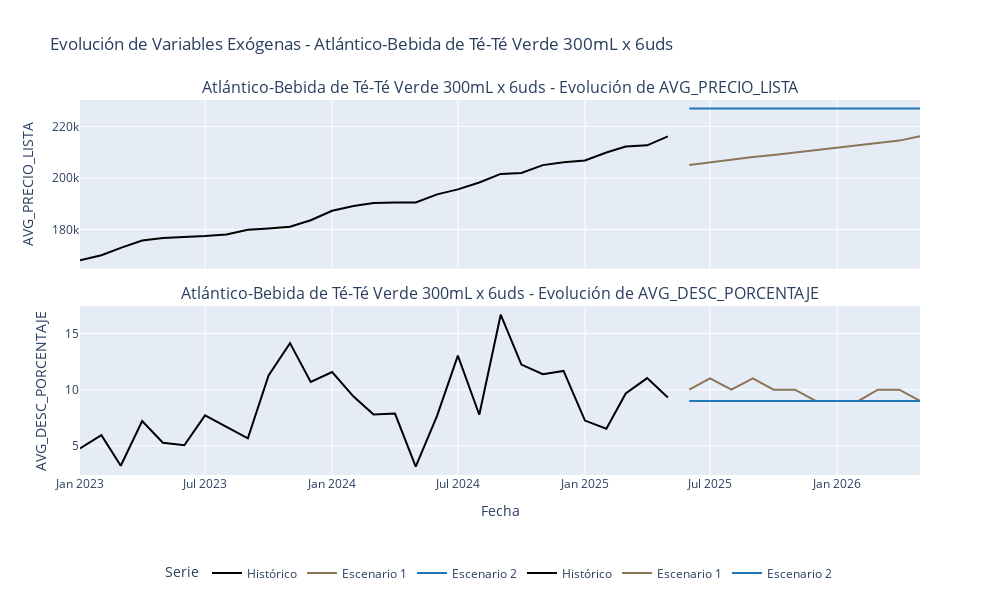
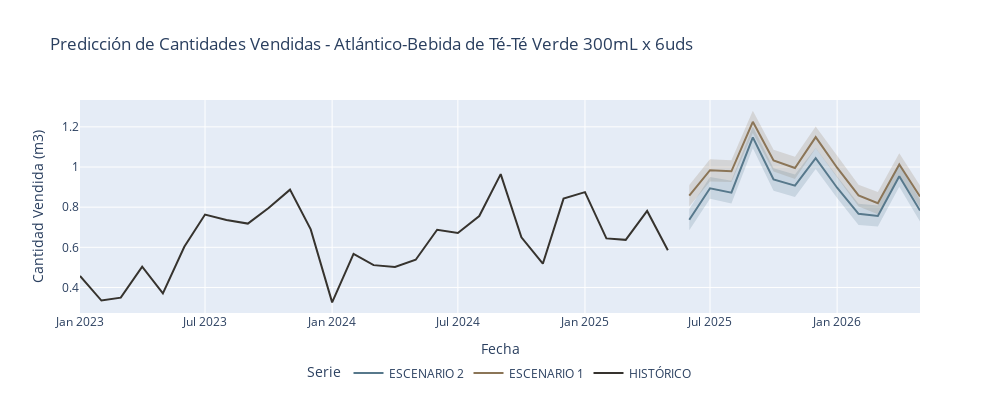
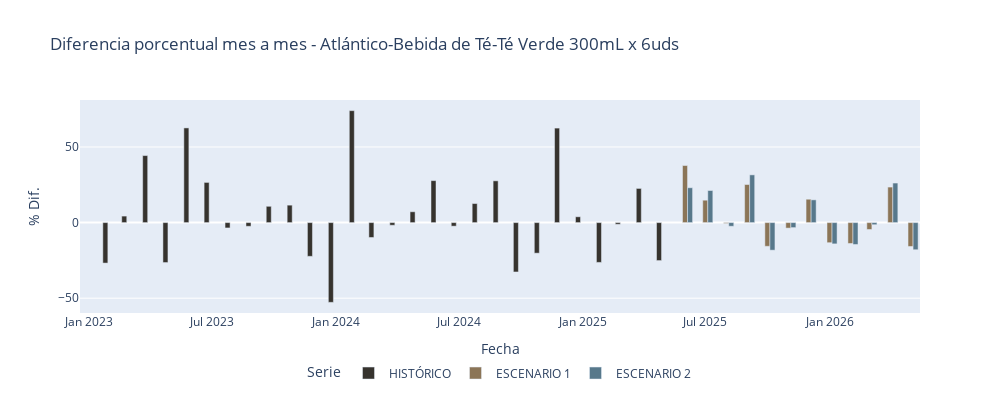
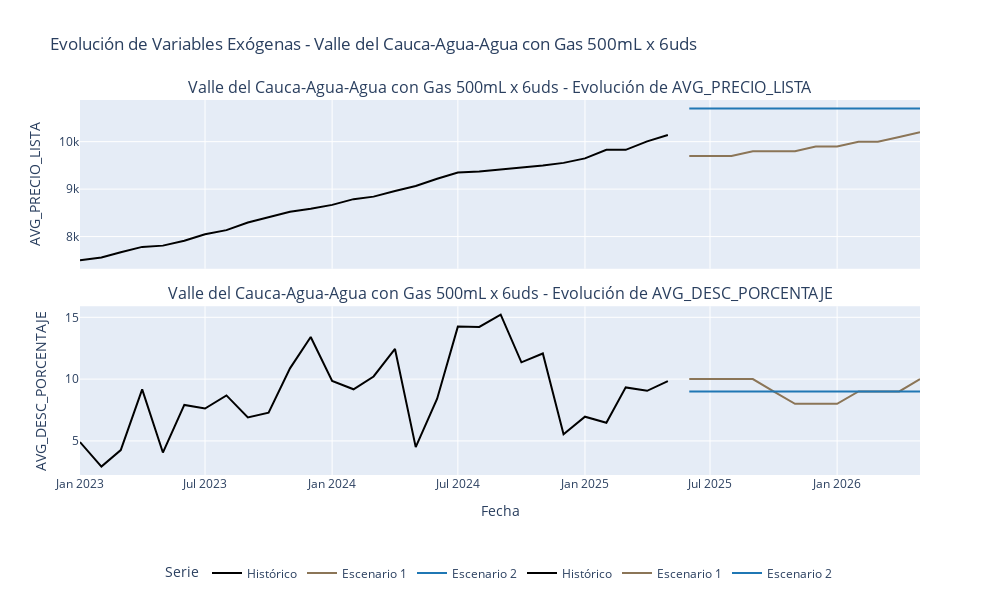

Notebook code cell kept with these figures, in order:
### Markdown cell above
## 7. Visualización Aleatoria del 10% de los Grupos

Seleccionamos aleatoriamente el 10% de los grupos y graficamos para cada uno: evolución de variables exógenas, resultados de predicción, diferencias porcentuales mes a mes y tendencias.

### Code cell
# Seleccionar 10% de los grupos al azar para visualización
grupos_sample = random.sample(list(grupos), max(1, int(0.01 * len(grupos))))
print(f"Grupos seleccionados para visualización: {grupos_sample}")

# Create df_resultados from resultados_todos
df_resultados = pd.concat(resultados_todos, ignore_index=True) if resultados_todos else pd.DataFrame()

import re

def hex_to_rgba(hex_color, alpha=0.2):
    """Convert hex color string to rgba string with given alpha."""
    hex_color = hex_color.lstrip('#')
    if len(hex_color) == 6:
        r, g, b = tuple(int(hex_color[i:i+2], 16) for i in (0, 2, 4))
        return f'rgba({r},{g},{b},{alpha})'
    else:
        # fallback to gray if invalid
        return f'rgba(128,128,128,{alpha})'

for grupo in grupos_sample:
    df_g = df_resultados[df_resultados['REGION_CATEGORIA_PRODUCTO'] == grupo].copy()
    if df_g.empty:
        logging.warning(f"No hay datos para el grupo {grupo} en df_resultados")
        continue

    # Evolución de variables exógenas con Plotly
    fig_exog = sp.make_subplots(rows=len(exog_vars), cols=1, 
                                subplot_titles=[f'{grupo} - Evolución de {var}' for var in exog_vars],
                                shared_xaxes=True, vertical_spacing=0.1)

    for i, var in enumerate(exog_vars, start=1):
        hist_g = df_hist[df_hist['REGION_CATEGORIA_PRODUCTO'] == grupo].copy()
        fcst1_g = df_fcst1[df_fcst1['REGION_CATEGORIA_PRODUCTO'] == grupo].copy()
        fcst2_g = df_fcst2[df_fcst2['REGION_CATEGORIA_PRODUCTO'] == grupo].copy()
        
        # Add traces for each dataset
        fig_exog.add_trace(
            go.Scatter(x=hist_g['MES'], y=hist_g[var], mode='lines', name='Histórico', 
                        line=dict(color='black')),
            row=i, col=1
        )
        fig_exog.add_trace(
            go.Scatter(x=fcst1_g['MES'], y=fcst1_g[var], mode='lines', name='Escenario 1', 
                        line=dict(color='#8B7557')),  
            row=i, col=1
        )
        fig_exog.add_trace(
            go.Scatter(x=fcst2_g['MES'], y=fcst2_g[var], mode='lines', name='Escenario 2', 
                        line=dict(color='#1f77b4')),  
            row=i, col=1
        )

    # Update layout
    fig_exog.update_layout(
        height=300 * len(exog_vars), width=1000,
        title_text=f'Evolución de Variables Exógenas - {grupo}',
        showlegend=True,
                legend_title='Serie',
        legend=dict(
            orientation='h',
            yanchor='bottom',
            y=-0.3,
            x=0.5,
            xanchor='center')
    )
    fig_exog.update_xaxes(title_text='Fecha', row=len(exog_vars), col=1)
    for i, var in enumerate(exog_vars, start=1):
        fig_exog.update_yaxes(title_text=var, row=i, col=1)
    fig_exog.show()

    # Resultados de predicción con intervalos de confianza
    fig = go.Figure()
    color_list = ['#36332E', '#8B7557', '#57788B']
    for tipo, color in zip(['HISTÓRICO', 'ESCENARIO 1', 'ESCENARIO 2'], color_list):
        df_tipo = df_g[df_g['TIPO'] == tipo]
        # Add main prediction line
        fig.add_trace(go.Scatter(
            x=df_tipo['ds'], 
            y=df_tipo['M3_PRODUCTO'], 
            mode='lines', 
            name=tipo, 
            line=dict(color=color)
        ))
        # Add confidence intervals for forecast scenarios only
        if tipo in ['ESCENARIO 1', 'ESCENARIO 2']:
            # Upper bound
            fig.add_trace(go.Scatter(
                x=df_tipo['ds'], 
                y=df_tipo['IC_95_UPPER'], 
                mode='lines', 
                line=dict(width=0), 
                showlegend=False, 
                hoverinfo='skip'
            ))
            # Lower bound with fill to upper bound
            fig.add_trace(go.Scatter(
                x=df_tipo['ds'], 
                y=df_tipo['IC_95_LOWER'], 
                mode='lines', 
                line=dict(width=0), 
                fill='tonexty', 
                fillcolor=hex_to_rgba(color, 0.2),  # Proper rgba color
                showlegend=False, 
                hoverinfo='skip'
            ))

    fig.update_layout(
        title=f'Predicción de Cantidades Vendidas - {grupo}', 
        xaxis_title='Fecha', 
        yaxis_title='Cantidad Vendida (m3)', 
        legend_title='Serie',
        legend=dict(
            orientation='h',
            yanchor='bottom',
            y=-0.35,
            x=0.5,
            xanchor='center'),
        width=1000, 
        height=400
    )
    fig.show()

    # Diferencias porcentuales
    fig = go.Figure()
    for tipo, color in zip(['HISTÓRICO', 'ESCENARIO 1', 'ESCENARIO 2'], ['#36332E', '#8B7557', '#57788B']):
        df_tipo = df_g[df_g['TIPO'] == tipo]
        fig.add_trace(go.Bar(x=df_tipo['ds'], y=df_tipo['DIF_PCT'], name=tipo, marker_color=color))
    fig.update_layout(
        title=f'Diferencia porcentual mes a mes - {grupo}', 
        xaxis_title='Fecha', 
        yaxis_title='% Dif.',
        legend_title='Serie',
        legend=dict(
            orientation='h',
            yanchor='bottom',
            y=-0.35,
            x=0.5,
            xanchor='center'), 
        width=1000, 
        height=400
    )
    fig.show()

### Figure 1 — Plotly figure (JSON) as saved in the notebook; plotly's stock layout.template omitted (floating-point values rounded to 4 significant figures)
{"data": [{"line": {"color": "black"}, "mode": "lines", "name": "Histórico", "type": "scatter", "x": ["2023-01-01", "2023-02-01", "2023-03-01", "2023-04-01", "2023-05-01", "2023-06-01", "2023-07-01", "2023-08-01", "2023-09-01", "2023-10-01", "2023-11-01", "2023-12-01", "2024-01-01", "2024-02-01", "2024-03-01", "2024-04-01", "2024-05-01", "2024-06-01", "2024-07-01", "2024-08-01", "2024-09-01", "2024-10-01", "2024-11-01", "2024-12-01", "2025-01-01", "2025-02-01", "2025-03-01", "2025-04-01", "2025-05-01"], "xaxis": "x", "y": [168000.0, 170000.0, 172800.0, 175700.0, 176700.0, 177000.0, 177400.0, 178100.0, 179900.0, 180400.0, 181100.0, 183600.0, 187200.0, 189100.0, 190300.0, 190500.0, 190500.0, 193600.0, 195600.0, 198200.0, 201600.0, 201900.0, 205000.0, 206100.0, 206800.0, 209900.0, 212200.0, 212700.0, 216200.0], "yaxis": "y"}, {"line": {"color": "#8B7557"}, "mode": "lines", "name": "Escenario 1", "type": "scatter", "x": ["2025-06-01", "2025-07-01", "2025-08-01", "2025-09-01", "2025-10-01", "2025-11-01", "2025-12-01", "2026-01-01", "2026-02-01", "2026-03-01", "2026-04-01", "2026-05-01"], "xaxis": "x", "y": [205000, 206100, 207100, 208100, 208900, 209900, 210700, 211600, 212800, 213700, 214500, 216200], "yaxis": "y"}, {"line": {"color": "#1f77b4"}, "mode": "lines", "name": "Escenario 2", "type": "scatter", "x": ["2025-06-01", "2025-07-01", "2025-08-01", "2025-09-01", "2025-10-01", "2025-11-01", "2025-12-01", "2026-01-01", "2026-02-01", "2026-03-01", "2026-04-01", "2026-05-01"], "xaxis": "x", "y": [227000, 227000, 227000, 227000, 227000, 227000, 227000, 227000, 227000, 227000, 227000, 227000], "yaxis": "y"}, {"line": {"color": "black"}, "mode": "lines", "name": "Histórico", "type": "scatter", "x": ["2023-01-01", "2023-02-01", "2023-03-01", "2023-04-01", "2023-05-01", "2023-06-01", "2023-07-01", "2023-08-01", "2023-09-01", "2023-10-01", "2023-11-01", "2023-12-01", "2024-01-01", "2024-02-01", "2024-03-01", "2024-04-01", "2024-05-01", "2024-06-01", "2024-07-01", "2024-08-01", "2024-09-01", "2024-10-01", "2024-11-01", "2024-12-01", "2025-01-01", "2025-02-01", "2025-03-01", "2025-04-01", "2025-05-01"], "xaxis": "x2", "y": [4.78, 5.962, 3.242, 7.218, 5.286, 5.069, 7.726, 6.729, 5.674, 11.27, 14.14, 10.69, 11.57, 9.394, 7.803, 7.882, 3.171, 7.696, 13.03, 7.779, 16.67, 12.23, 11.39, 11.67, 7.257, 6.528, 9.672, 11.03, 9.311], "yaxis": "y2"}, {"line": {"color": "#8B7557"}, "mode": "lines", "name": "Escenario 1", "type": "scatter", "x": ["2025-06-01", "2025-07-01", "2025-08-01", "2025-09-01", "2025-10-01", "2025-11-01", "2025-12-01", "2026-01-01", "2026-02-01", "2026-03-01", "2026-04-01", "2026-05-01"], "xaxis": "x2", "y": [10, 11, 10, 11, 10, 10, 9, 9, 9, 10, 10, 9], "yaxis": "y2"}, {"line": {"color": "#1f77b4"}, "mode": "lines", "name": "Escenario 2", "type": "scatter", "x": ["2025-06-01", "2025-07-01", "2025-08-01", "2025-09-01", "2025-10-01", "2025-11-01", "2025-12-01", "2026-01-01", "2026-02-01", "2026-03-01", "2026-04-01", "2026-05-01"], "xaxis": "x2", "y": [9, 9, 9, 9, 9, 9, 9, 9, 9, 9, 9, 9], "yaxis": "y2"}], "layout": {"annotations": [{"font": {"size": 16}, "showarrow": false, "text": "Atlántico-Bebida de Té-Té Verde 300mL x 6uds - Evolución de AVG_PRECIO_LISTA", "x": 0.5, "xanchor": "center", "xref": "paper", "y": 1, "yanchor": "bottom", "yref": "paper"}, {"font": {"size": 16}, "showarrow": false, "text": "Atlántico-Bebida de Té-Té Verde 300mL x 6uds - Evolución de AVG_DESC_PORCENTAJE", "x": 0.5, "xanchor": "center", "xref": "paper", "y": 0.45, "yanchor": "bottom", "yref": "paper"}], "height": 600, "legend": {"orientation": "h", "title": {"text": "Serie"}, "x": 0.5, "xanchor": "center", "y": -0.3, "yanchor": "bottom"}, "showlegend": true, "title": {"text": "Evolución de Variables Exógenas - Atlántico-Bebida de Té-Té Verde 300mL x 6uds"}, "width": 1000, "xaxis": {"anchor": "y", "domain": [0, 1], "matches": "x2", "showticklabels": false}, "xaxis2": {"anchor": "y2", "domain": [0, 1], "title": {"text": "Fecha"}}, "yaxis": {"anchor": "x", "domain": [0.55, 1], "title": {"text": "AVG_PRECIO_LISTA"}}, "yaxis2": {"anchor": "x2", "domain": [0, 0.45], "title": {"text": "AVG_DESC_PORCENTAJE"}}}}

### Figure 2 — Plotly figure (JSON) as saved in the notebook; plotly's stock layout.template omitted (floating-point values rounded to 4 significant figures)
{"data": [{"line": {"color": "#36332E"}, "mode": "lines", "name": "HISTÓRICO", "type": "scatter", "x": ["2023-01-01T00:00:00.000000000", "2023-02-01T00:00:00.000000000", "2023-03-01T00:00:00.000000000", "2023-04-01T00:00:00.000000000", "2023-05-01T00:00:00.000000000", "2023-06-01T00:00:00.000000000", "2023-07-01T00:00:00.000000000", "2023-08-01T00:00:00.000000000", "2023-09-01T00:00:00.000000000", "2023-10-01T00:00:00.000000000", "2023-11-01T00:00:00.000000000", "2023-12-01T00:00:00.000000000", "2024-01-01T00:00:00.000000000", "2024-02-01T00:00:00.000000000", "2024-03-01T00:00:00.000000000", "2024-04-01T00:00:00.000000000", "2024-05-01T00:00:00.000000000", "2024-06-01T00:00:00.000000000", "2024-07-01T00:00:00.000000000", "2024-08-01T00:00:00.000000000", "2024-09-01T00:00:00.000000000", "2024-10-01T00:00:00.000000000", "2024-11-01T00:00:00.000000000", "2024-12-01T00:00:00.000000000", "2025-01-01T00:00:00.000000000", "2025-02-01T00:00:00.000000000", "2025-03-01T00:00:00.000000000", "2025-04-01T00:00:00.000000000", "2025-05-01T00:00:00.000000000"], "y": [0.4572, 0.3348, 0.3492, 0.504, 0.3708, 0.603, 0.7632, 0.7362, 0.7182, 0.7956, 0.8874, 0.6894, 0.3258, 0.567, 0.5112, 0.5022, 0.5382, 0.6876, 0.6714, 0.756, 0.9648, 0.6498, 0.5184, 0.8424, 0.8748, 0.6444, 0.6372, 0.7812, 0.585]}, {"line": {"color": "#8B7557"}, "mode": "lines", "name": "ESCENARIO 1", "type": "scatter", "x": ["2025-06-01T00:00:00.000000000", "2025-07-01T00:00:00.000000000", "2025-08-01T00:00:00.000000000", "2025-09-01T00:00:00.000000000", "2025-10-01T00:00:00.000000000", "2025-11-01T00:00:00.000000000", "2025-12-01T00:00:00.000000000", "2026-01-01T00:00:00.000000000", "2026-02-01T00:00:00.000000000", "2026-03-01T00:00:00.000000000", "2026-04-01T00:00:00.000000000", "2026-05-01T00:00:00.000000000"], "y": [0.8572, 0.9842, 0.9786, 1.225, 1.033, 0.9953, 1.149, 0.9964, 0.8589, 0.8198, 1.012, 0.8527]}, {"hoverinfo": "skip", "line": {"width": 0}, "mode": "lines", "showlegend": false, "type": "scatter", "x": ["2025-06-01T00:00:00.000000000", "2025-07-01T00:00:00.000000000", "2025-08-01T00:00:00.000000000", "2025-09-01T00:00:00.000000000", "2025-10-01T00:00:00.000000000", "2025-11-01T00:00:00.000000000", "2025-12-01T00:00:00.000000000", "2026-01-01T00:00:00.000000000", "2026-02-01T00:00:00.000000000", "2026-03-01T00:00:00.000000000", "2026-04-01T00:00:00.000000000", "2026-05-01T00:00:00.000000000"], "y": [0.9102, 1.039, 1.034, 1.281, 1.086, 1.051, 1.201, 1.054, 0.9113, 0.8749, 1.069, 0.908]}, {"fill": "tonexty", "fillcolor": "rgba(139,117,87,0.2)", "hoverinfo": "skip", "line": {"width": 0}, "mode": "lines", "showlegend": false, "type": "scatter", "x": ["2025-06-01T00:00:00.000000000", "2025-07-01T00:00:00.000000000", "2025-08-01T00:00:00.000000000", "2025-09-01T00:00:00.000000000", "2025-10-01T00:00:00.000000000", "2025-11-01T00:00:00.000000000", "2025-12-01T00:00:00.000000000", "2026-01-01T00:00:00.000000000", "2026-02-01T00:00:00.000000000", "2026-03-01T00:00:00.000000000", "2026-04-01T00:00:00.000000000", "2026-05-01T00:00:00.000000000"], "y": [0.803, 0.9276, 0.9253, 1.17, 0.978, 0.94, 1.094, 0.9477, 0.8033, 0.7653, 0.9573, 0.7981]}, {"line": {"color": "#57788B"}, "mode": "lines", "name": "ESCENARIO 2", "type": "scatter", "x": ["2025-06-01T00:00:00.000000000", "2025-07-01T00:00:00.000000000", "2025-08-01T00:00:00.000000000", "2025-09-01T00:00:00.000000000", "2025-10-01T00:00:00.000000000", "2025-11-01T00:00:00.000000000", "2025-12-01T00:00:00.000000000", "2026-01-01T00:00:00.000000000", "2026-02-01T00:00:00.000000000", "2026-03-01T00:00:00.000000000", "2026-04-01T00:00:00.000000000", "2026-05-01T00:00:00.000000000"], "y": [0.7375, 0.8941, 0.8725, 1.148, 0.9384, 0.9073, 1.044, 0.8969, 0.7671, 0.7564, 0.9542, 0.7829]}, {"hoverinfo": "skip", "line": {"width": 0}, "mode": "lines", "showlegend": false, "type": "scatter", "x": ["2025-06-01T00:00:00.000000000", "2025-07-01T00:00:00.000000000", "2025-08-01T00:00:00.000000000", "2025-09-01T00:00:00.000000000", "2025-10-01T00:00:00.000000000", "2025-11-01T00:00:00.000000000", "2025-12-01T00:00:00.000000000", "2026-01-01T00:00:00.000000000", "2026-02-01T00:00:00.000000000", "2026-03-01T00:00:00.000000000", "2026-04-01T00:00:00.000000000", "2026-05-01T00:00:00.000000000"], "y": [0.7911, 0.9508, 0.9311, 1.202, 0.994, 0.9625, 1.095, 0.9523, 0.8168, 0.8087, 1.009, 0.8379]}, {"fill": "tonexty", "fillcolor": "rgba(87,120,139,0.2)", "hoverinfo": "skip", "line": {"width": 0}, "mode": "lines", "showlegend": false, "type": "scatter", "x": ["2025-06-01T00:00:00.000000000", "2025-07-01T00:00:00.000000000", "2025-08-01T00:00:00.000000000", "2025-09-01T00:00:00.000000000", "2025-10-01T00:00:00.000000000", "2025-11-01T00:00:00.000000000", "2025-12-01T00:00:00.000000000", "2026-01-01T00:00:00.000000000", "2026-02-01T00:00:00.000000000", "2026-03-01T00:00:00.000000000", "2026-04-01T00:00:00.000000000", "2026-05-01T00:00:00.000000000"], "y": [0.6847, 0.8422, 0.8184, 1.094, 0.882, 0.8509, 0.9903, 0.8459, 0.7112, 0.7034, 0.9016, 0.7284]}], "layout": {"height": 400, "legend": {"orientation": "h", "title": {"text": "Serie"}, "x": 0.5, "xanchor": "center", "y": -0.35, "yanchor": "bottom"}, "title": {"text": "Predicción de Cantidades Vendidas - Atlántico-Bebida de Té-Té Verde 300mL x 6uds"}, "width": 1000, "xaxis": {"title": {"text": "Fecha"}}, "yaxis": {"title": {"text": "Cantidad Vendida (m3)"}}}}

### Figure 3 — Plotly figure (JSON) as saved in the notebook; plotly's stock layout.template omitted (floating-point values rounded to 4 significant figures)
{"data": [{"marker": {"color": "#36332E"}, "name": "HISTÓRICO", "type": "bar", "x": ["2023-01-01T00:00:00.000000000", "2023-02-01T00:00:00.000000000", "2023-03-01T00:00:00.000000000", "2023-04-01T00:00:00.000000000", "2023-05-01T00:00:00.000000000", "2023-06-01T00:00:00.000000000", "2023-07-01T00:00:00.000000000", "2023-08-01T00:00:00.000000000", "2023-09-01T00:00:00.000000000", "2023-10-01T00:00:00.000000000", "2023-11-01T00:00:00.000000000", "2023-12-01T00:00:00.000000000", "2024-01-01T00:00:00.000000000", "2024-02-01T00:00:00.000000000", "2024-03-01T00:00:00.000000000", "2024-04-01T00:00:00.000000000", "2024-05-01T00:00:00.000000000", "2024-06-01T00:00:00.000000000", "2024-07-01T00:00:00.000000000", "2024-08-01T00:00:00.000000000", "2024-09-01T00:00:00.000000000", "2024-10-01T00:00:00.000000000", "2024-11-01T00:00:00.000000000", "2024-12-01T00:00:00.000000000", "2025-01-01T00:00:00.000000000", "2025-02-01T00:00:00.000000000", "2025-03-01T00:00:00.000000000", "2025-04-01T00:00:00.000000000", "2025-05-01T00:00:00.000000000"], "y": [NaN, -26.77, 4.301, 44.33, -26.43, 62.62, 26.57, -3.538, -2.445, 10.78, 11.54, -22.31, -52.74, 74.03, -9.841, -1.761, 7.168, 27.76, -2.356, 12.6, 27.62, -32.65, -20.22, 62.5, 3.846, -26.34, -1.117, 22.6, -25.12]}, {"marker": {"color": "#8B7557"}, "name": "ESCENARIO 1", "type": "bar", "x": ["2025-06-01T00:00:00.000000000", "2025-07-01T00:00:00.000000000", "2025-08-01T00:00:00.000000000", "2025-09-01T00:00:00.000000000", "2025-10-01T00:00:00.000000000", "2025-11-01T00:00:00.000000000", "2025-12-01T00:00:00.000000000", "2026-01-01T00:00:00.000000000", "2026-02-01T00:00:00.000000000", "2026-03-01T00:00:00.000000000", "2026-04-01T00:00:00.000000000", "2026-05-01T00:00:00.000000000"], "y": [37.75, 14.81, -0.5665, 25.18, -15.68, -3.643, 15.45, -13.29, -13.8, -4.549, 23.5, -15.78]}, {"marker": {"color": "#57788B"}, "name": "ESCENARIO 2", "type": "bar", "x": ["2025-06-01T00:00:00.000000000", "2025-07-01T00:00:00.000000000", "2025-08-01T00:00:00.000000000", "2025-09-01T00:00:00.000000000", "2025-10-01T00:00:00.000000000", "2025-11-01T00:00:00.000000000", "2025-12-01T00:00:00.000000000", "2026-01-01T00:00:00.000000000", "2026-02-01T00:00:00.000000000", "2026-03-01T00:00:00.000000000", "2026-04-01T00:00:00.000000000", "2026-05-01T00:00:00.000000000"], "y": [23.06, 21.23, -2.415, 31.57, -18.24, -3.321, 15.04, -14.07, -14.47, -1.404, 26.15, -17.95]}], "layout": {"height": 400, "legend": {"orientation": "h", "title": {"text": "Serie"}, "x": 0.5, "xanchor": "center", "y": -0.35, "yanchor": "bottom"}, "title": {"text": "Diferencia porcentual mes a mes - Atlántico-Bebida de Té-Té Verde 300mL x 6uds"}, "width": 1000, "xaxis": {"title": {"text": "Fecha"}}, "yaxis": {"title": {"text": "% Dif."}}}}

### Figure 4 — Plotly figure (JSON) as saved in the notebook; plotly's stock layout.template omitted (floating-point values rounded to 4 significant figures)
{"data": [{"line": {"color": "black"}, "mode": "lines", "name": "Histórico", "type": "scatter", "x": ["2023-01-01", "2023-02-01", "2023-03-01", "2023-04-01", "2023-05-01", "2023-06-01", "2023-07-01", "2023-08-01", "2023-09-01", "2023-10-01", "2023-11-01", "2023-12-01", "2024-01-01", "2024-02-01", "2024-03-01", "2024-04-01", "2024-05-01", "2024-06-01", "2024-07-01", "2024-08-01", "2024-09-01", "2024-10-01", "2024-11-01", "2024-12-01", "2025-01-01", "2025-02-01", "2025-03-01", "2025-04-01", "2025-05-01"], "xaxis": "x", "y": [7500.0, 7561.0, 7670.0, 7783.0, 7809.0, 7911.0, 8050.0, 8136.0, 8298.0, 8406.0, 8522.0, 8587.0, 8668.0, 8789.0, 8842.0, 8959.0, 9067.0, 9218.0, 9351.0, 9372.0, 9409.0, 9459.0, 9497.0, 9553.0, 9648.0, 9828.0, 9828.0, 10010.0, 10140.0], "yaxis": "y"}, {"line": {"color": "#8B7557"}, "mode": "lines", "name": "Escenario 1", "type": "scatter", "x": ["2025-06-01", "2025-07-01", "2025-08-01", "2025-09-01", "2025-10-01", "2025-11-01", "2025-12-01", "2026-01-01", "2026-02-01", "2026-03-01", "2026-04-01", "2026-05-01"], "xaxis": "x", "y": [9700, 9700, 9700, 9800, 9800, 9800, 9900, 9900, 10000, 10000, 10100, 10200], "yaxis": "y"}, {"line": {"color": "#1f77b4"}, "mode": "lines", "name": "Escenario 2", "type": "scatter", "x": ["2025-06-01", "2025-07-01", "2025-08-01", "2025-09-01", "2025-10-01", "2025-11-01", "2025-12-01", "2026-01-01", "2026-02-01", "2026-03-01", "2026-04-01", "2026-05-01"], "xaxis": "x", "y": [10700, 10700, 10700, 10700, 10700, 10700, 10700, 10700, 10700, 10700, 10700, 10700], "yaxis": "y"}, {"line": {"color": "black"}, "mode": "lines", "name": "Histórico", "type": "scatter", "x": ["2023-01-01", "2023-02-01", "2023-03-01", "2023-04-01", "2023-05-01", "2023-06-01", "2023-07-01", "2023-08-01", "2023-09-01", "2023-10-01", "2023-11-01", "2023-12-01", "2024-01-01", "2024-02-01", "2024-03-01", "2024-04-01", "2024-05-01", "2024-06-01", "2024-07-01", "2024-08-01", "2024-09-01", "2024-10-01", "2024-11-01", "2024-12-01", "2025-01-01", "2025-02-01", "2025-03-01", "2025-04-01", "2025-05-01"], "xaxis": "x2", "y": [4.904, 2.925, 4.254, 9.173, 4.058, 7.914, 7.621, 8.68, 6.904, 7.287, 10.87, 13.41, 9.856, 9.179, 10.21, 12.44, 4.495, 8.417, 14.25, 14.23, 15.21, 11.36, 12.07, 5.537, 6.957, 6.468, 9.33, 9.055, 9.836], "yaxis": "y2"}, {"line": {"color": "#8B7557"}, "mode": "lines", "name": "Escenario 1", "type": "scatter", "x": ["2025-06-01", "2025-07-01", "2025-08-01", "2025-09-01", "2025-10-01", "2025-11-01", "2025-12-01", "2026-01-01", "2026-02-01", "2026-03-01", "2026-04-01", "2026-05-01"], "xaxis": "x2", "y": [10, 10, 10, 10, 9, 8, 8, 8, 9, 9, 9, 10], "yaxis": "y2"}, {"line": {"color": "#1f77b4"}, "mode": "lines", "name": "Escenario 2", "type": "scatter", "x": ["2025-06-01", "2025-07-01", "2025-08-01", "2025-09-01", "2025-10-01", "2025-11-01", "2025-12-01", "2026-01-01", "2026-02-01", "2026-03-01", "2026-04-01", "2026-05-01"], "xaxis": "x2", "y": [9, 9, 9, 9, 9, 9, 9, 9, 9, 9, 9, 9], "yaxis": "y2"}], "layout": {"annotations": [{"font": {"size": 16}, "showarrow": false, "text": "Valle del Cauca-Agua-Agua con Gas 500mL x 6uds - Evolución de AVG_PRECIO_LISTA", "x": 0.5, "xanchor": "center", "xref": "paper", "y": 1, "yanchor": "bottom", "yref": "paper"}, {"font": {"size": 16}, "showarrow": false, "text": "Valle del Cauca-Agua-Agua con Gas 500mL x 6uds - Evolución de AVG_DESC_PORCENTAJE", "x": 0.5, "xanchor": "center", "xref": "paper", "y": 0.45, "yanchor": "bottom", "yref": "paper"}], "height": 600, "legend": {"orientation": "h", "title": {"text": "Serie"}, "x": 0.5, "xanchor": "center", "y": -0.3, "yanchor": "bottom"}, "showlegend": true, "title": {"text": "Evolución de Variables Exógenas - Valle del Cauca-Agua-Agua con Gas 500mL x 6uds"}, "width": 1000, "xaxis": {"anchor": "y", "domain": [0, 1], "matches": "x2", "showticklabels": false}, "xaxis2": {"anchor": "y2", "domain": [0, 1], "title": {"text": "Fecha"}}, "yaxis": {"anchor": "x", "domain": [0.55, 1], "title": {"text": "AVG_PRECIO_LISTA"}}, "yaxis2": {"anchor": "x2", "domain": [0, 0.45], "title": {"text": "AVG_DESC_PORCENTAJE"}}}}
